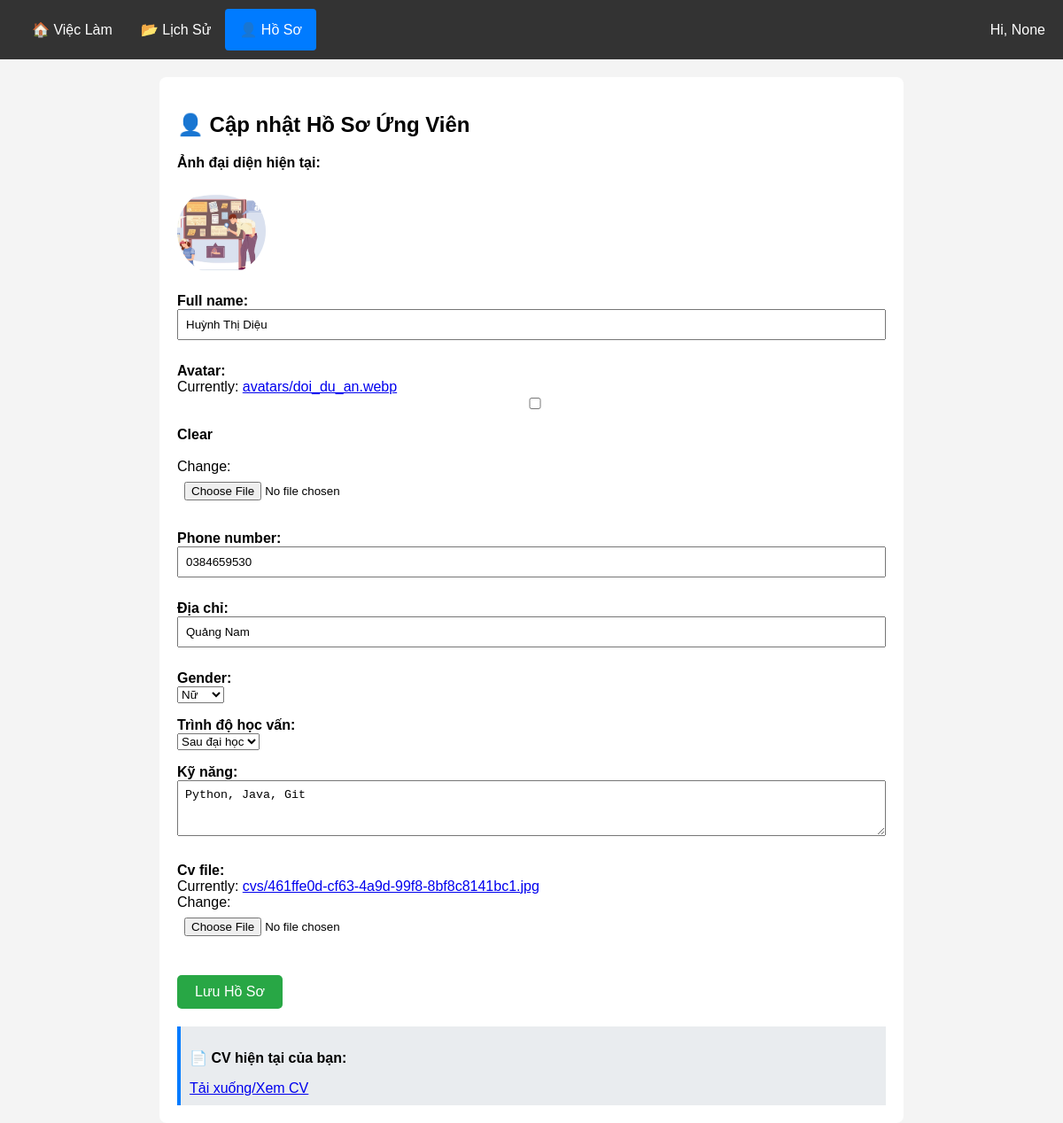
The app's page /my-profile/ (signed in) with its own data.
### base/models.py (models this page shows, shortened)
class User(AbstractUser):
    username = None
    email = models.EmailField(unique=True, verbose_name="Địa chỉ Email")
    ROLE_CHOICES = (
        ('candidate', 'Ứng viên'),
        ('recruiter', 'Nhà tuyên dụng'),
    )
    role = models.CharField(max_length=10, choices=ROLE_CHOICES, default='candidate')
    USERNAME_FIELD = 'email'
    REQUIRED_FIELDS = []
    objects = CustomerUserManager()

class CandidateProfile(models.Model):
    user = models.OneToOneField(User, on_delete=models.CASCADE, related_name='candidate_profile')
    full_name = models.CharField(max_length=255)
    avatar = models.ImageField(upload_to='avatars/', blank=True, null=True)
    phone_number = models.CharField(max_length=20)
    address = models.CharField(max_length=255, verbose_name="Địa chỉ")
    GENDER_CHOICES = (('Male', 'Nam'), ('Female', 'Nữ'), ('Other', 'Khác'))
    gender = models.CharField(max_length=10, choices=GENDER_CHOICES, default='Male')
    LEVEL_CHOICES = ((1, 'Trung cấp'), (2, 'Cao đẳng'), (3, 'Đại học'), (4, 'Sau đại học'))
    level = models.IntegerField(choices=LEVEL_CHOICES, default=3, verbose_name="Trình độ học vấn")
    skills = models.TextField(verbose_name="Kỹ năng")
    cv_file = models.FileField(upload_to='cvs/')
    cv_extracted_text = models.TextField(blank=True, null=True)

### base/views/candidate_view.py (the view)
# urls.py: path('my-profile/', candidate_view.my_profile, name='my_profile'),
@login_required(login_url='login')
def my_profile(request):
    if request.user.role != 'candidate':
        return redirect('home')
    profile, created = CandidateProfile.objects.get_or_create(user = request.user)
    if request.method == 'POST':
        form = CandidateProfileForm(request.POST, request.FILES, instance=profile)
        if form.is_valid():
            instance = form.save(commit=False)
            instance.save()
            messages.success(request, "Cập nhật hồ sơ thành công!")
            return redirect('my_profile')
    else:
        form = CandidateProfileForm(instance=profile)
    return render(request, 'candidate/profile.html', {'form': form})

### base/forms.py
class CandidateProfileForm(forms.ModelForm):
    class Meta:
        model = CandidateProfile
        fields = [
            'full_name',
            'avatar',
            'phone_number',
            'address',
            'gender',
            'level',
            'skills',
            'cv_file'
        ]
        widgets = {
            'address': forms.TextInput(attrs={'class': 'form-control'}),
            'skills': forms.Textarea(attrs={'rows': 3, 'placeholder': 'Ví dụ: Python, Django, SQL...'}),
            'phone_number': forms.TextInput(attrs={'placeholder': 'Nhập số điện thoại'}),
        }

### base/templates/candidate/profile.html (shortened to what this page needs)
<!DOCTYPE html>
<html lang="vi">
<head>
</head>
<body>
    <div class="navbar">
        <div>
            <a href="{% url 'candidate_dashboard' %}">🏠 Việc Làm</a>
            <a href="{% url 'my_applications' %}">📂 Lịch Sử</a>
            <a href="{% url 'my_profile' %}" class="active">👤 Hồ Sơ</a>
        </div>
        <div style="color: white;">Hi, {{ request.user.username }}</div>
    </div>
<div class="container">
    <h2>👤 Cập nhật Hồ Sơ Ứng Viên</h2>
    <form method="POST" enctype="multipart/form-data">
        {% if form.instance.avatar %}
            <div style="margin-bottom: 15px;">
                <label>Ảnh đại diện hiện tại:</label><br>
                <img src="{{ form.instance.avatar.url }}" alt="Avatar" style="width: 100px; height: 100px; object-fit: cover; border-radius: 50%;">
            </div>
        {% endif %}
        {{ form.as_p }}
        <button type="submit" class="btn">Lưu Hồ Sơ</button>
    </form>
    {% if form.instance.cv_file %}
        <div style="margin-top: 20px; padding: 10px; background-color: #e9ecef; border-left: 4px solid #007bff;">
            <p><strong>📄 CV hiện tại của bạn:</strong></p>
            <a href="{{ form.instance.cv_file.url }}" target="_blank">Tải xuống/Xem CV</a>
        </div>
    {% endif %}
</div>
</body>
</html>

### base/templates/candidate/profile.html (style rules this page uses)
body { font-family: sans-serif; background-color: #f4f4f4; margin: 0; }
.navbar { background-color: #333; overflow: hidden; padding: 10px 20px; display: flex; justify-content: space-between; align-items: center; }
.navbar a { float: left; display: block; color: white; text-align: center; padding: 14px 16px; text-decoration: none; border-radius: 4px; }
.navbar a.active { background-color: #007bff; color: white; }
.container { padding: 20px; max-width: 800px; margin: 0 auto; background: white; margin-top: 20px; border-radius: 8px; }
.btn { background-color: #28a745; color: white; padding: 10px 20px; border: none; cursor: pointer; border-radius: 5px; font-size: 16px; margin-top: 10px; }
input, textarea { width: 100%; padding: 8px; margin-bottom: 10px; box-sizing: border-box; }
label { font-weight: bold; display: block; margin-top: 10px; }

### records on screen
User: user.username "None"
CandidateProfile: instance.avatar (picture), full_name "Huỳnh Thị Diệu", phone_number "0384659530", address "Quảng Nam", gender "Nữ", level "Sau đại học", skills "Python, Java, Git"
